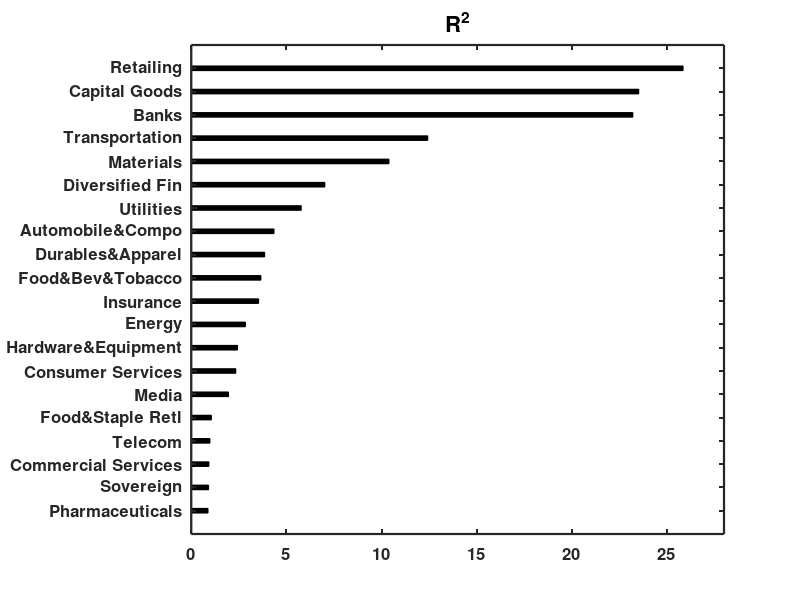

Write the MATLAB code that produced this figure.
% clear variables and close graphics
clear all
close all
clc

x = [0.88, 0.91, 0.93, 0.98, 1.06, 1.96, 2.34, 2.43, 2.85,  3.54,  3.66, 3.86, 4.35, 5.78, 7.02, 10.39, 12.43, 23.21, 23.52, 25.85];
barh(x,0.2,'k')
set(gca,'YTick',1:20);
set(gca,'YTickLabel',{'Pharmaceuticals' 'Sovereign' 'Commercial Services' 'Telecom' 'Food&Staple Retl' 'Media' 'Consumer Services' 'Hardware&Equipment' 'Energy' 'Insurance' 'Food&Bev&Tobacco' 'Durables&Apparel' 'Automobile&Compo' 'Utilities' 'Diversified Fin' 'Materials'  'Transportation'  'Banks'  'Capital Goods'  'Retailing'})
set(gca,'FontSize',12,'FontWeight','Bold')
title('R^2','FontSize',16,'FontWeight','Bold')
box on
set(gca,'LineWidth',1.6,'FontSize',12,'FontWeight','Bold')
xlim([0 28])
ylim([0 21])

% to save plot please uncomment following lines 
% print -painters -dpng -r600 XFGRsquared.png
% print -painters -dpdf -r600 XFGRsquared.pdf
